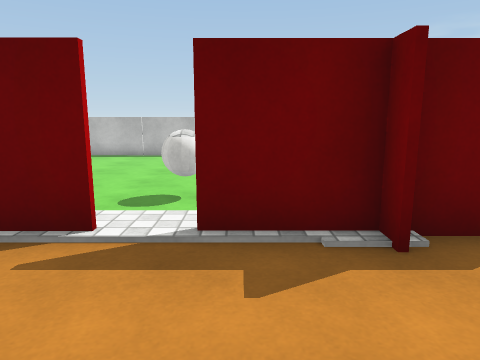
[1] (above)

22 first-person views from a walk through a Unity game level. The camera is 1.2 m above the floor, tilts 10° down and sees 70° across. Doors are open. The floor is counted in squares, 1 m on a side. Each view is taken from the middle of a square. On the plan, view 1 faces up. The plan holds only what a view shows up to about 14 squares ahead; the rest is blank. The place goes on beyond the plan. The player is left out. Surface patterns are stand-ins for the level's own textures.

[2]
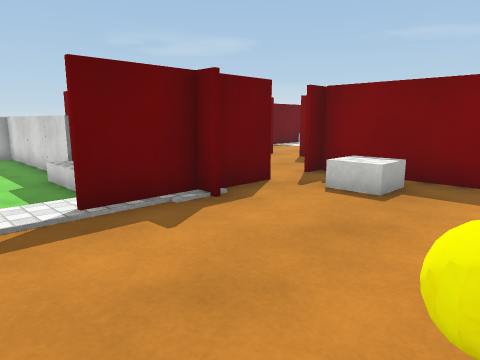

[3]
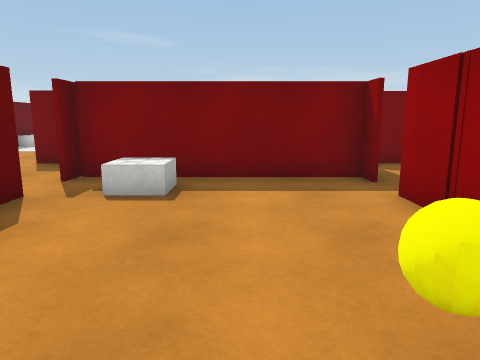

[4]
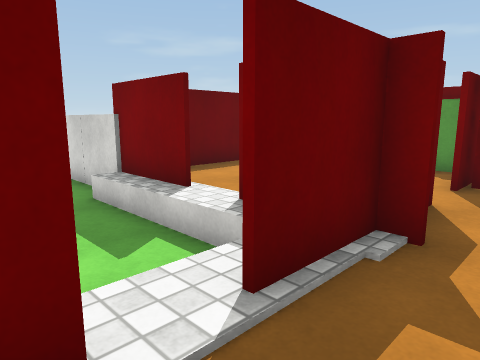

[5]
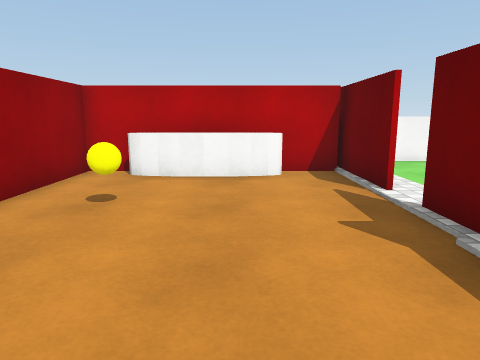

[6]
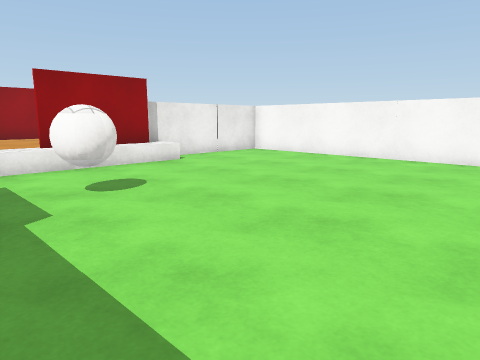

[7]
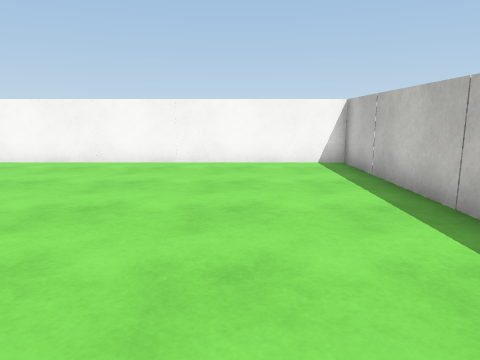

[8]
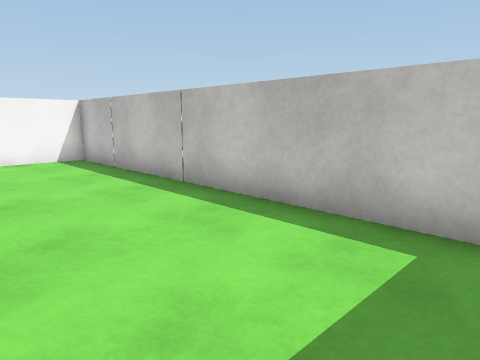

[9]
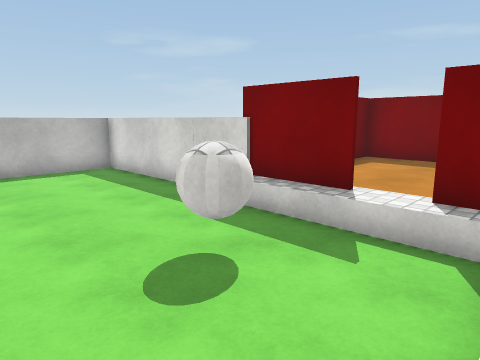

[10]
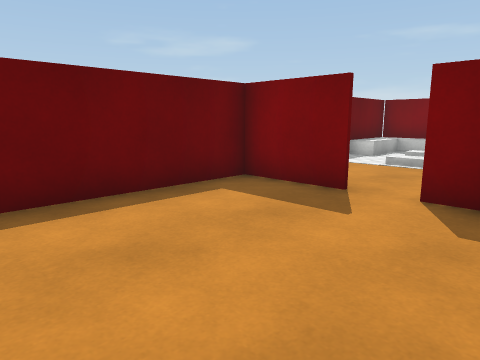

[11]
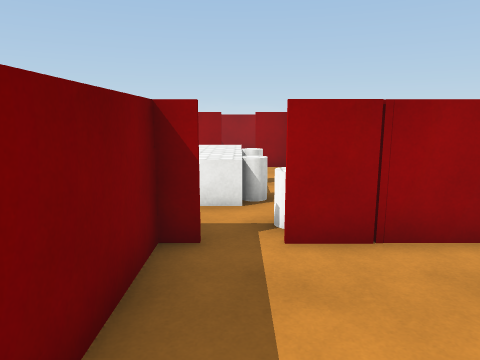

[12]
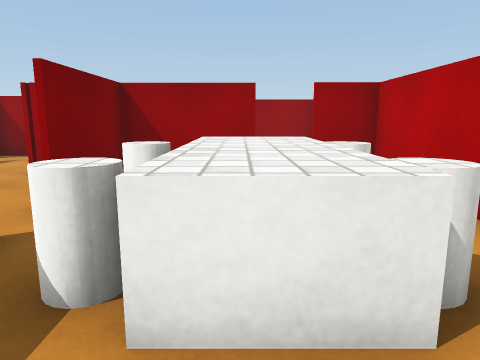

[13]
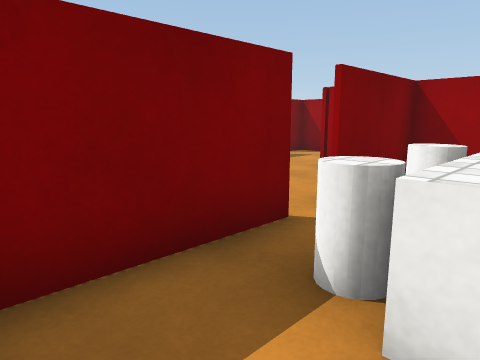

[14]
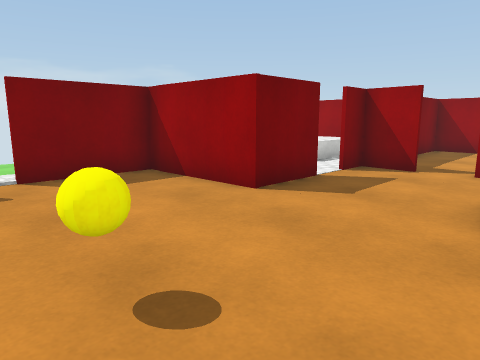

[15]
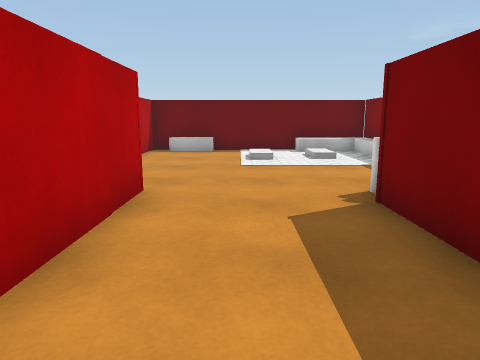

[16]
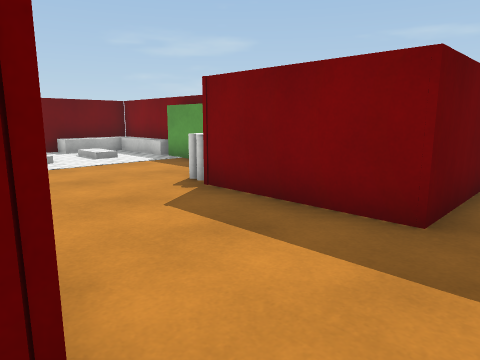

[17]
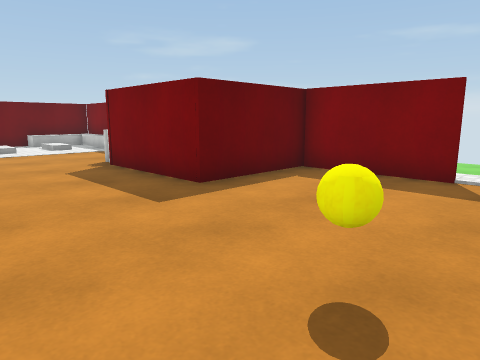

[18]
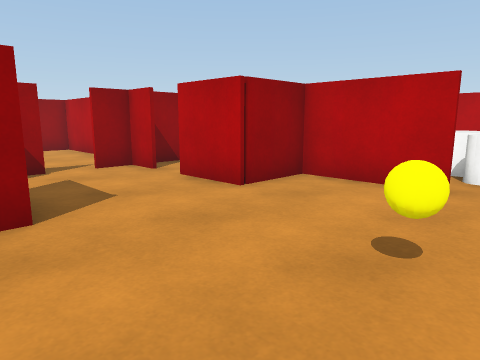

[19]
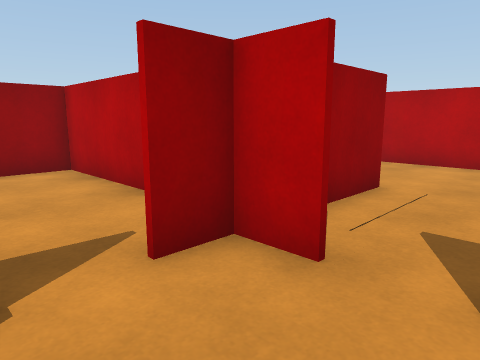

[20]
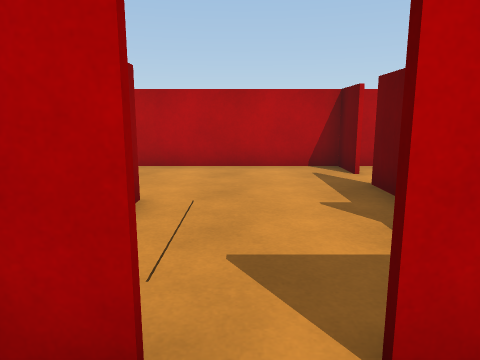

[21]
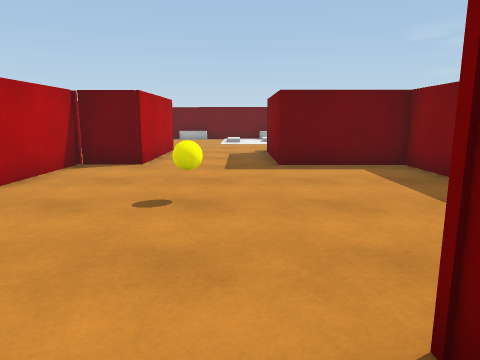

[22]
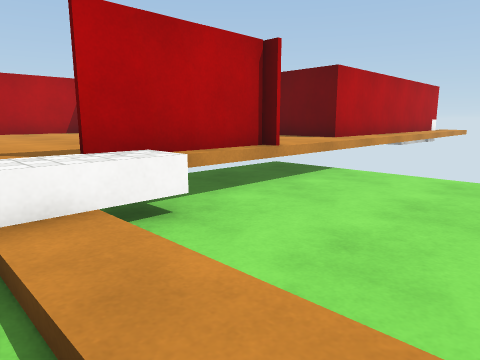

### Floor plan
Key: @ floor where view 1 was taken; # wall or solid block; . main floor; : floor 0.5 m higher than the main floor; - floor 0.5 m lower than the main floor; _ floor 0.75 m lower than the main floor; / step, stairs or slope; D open door; = window, fence, low wall or low ledge; ^ raised ledge; O other object.
Columns run from 10 left of view 1 to 21 right of it. Each row starts with its distance up from view 1.
 16 #############
 15 #-----------#
 14 #-----------#
 13 #-----------#
 12 #-----------#
 11 #-----------#
 10 #-----------#    ##O#######
  9 #----------#######......OO#
  8 #--------O-#.....#........#
  7 #--------O-#.....#..../...#
  6 #----------DD....DD.......#
  5 #----------# ....#........#
  4 #----/...D.#. D..##.......#
  3 #########D####D### .......#
  2       #......./#   #....OO#
  1       #......./#   #...##O#=
  0       ^^..@....#   #...# ..=
 -1       #..O.....#   #...#  .=___
 -2       #.......D#####...#  .=___
 -3       #######OD...##...#####___
 -4              .....#........#___
 -5              .O^O.#.......##____
 -6              .O^..#.......#.____
 -7             #.O^ODD..O....DD----
 -8             #.O^..#.......#.____
 -9             #.    #.......##
-10             ##D   ##...#####
-11             #..####=...#
-12             #......=...#
-13             #.......D..D
-14             #......#.D.#.
-15             #...#####D##.:
-16             #.     #...
-17             ###    #...
-18                    #...
-19                    #...#  ##
-20                    #...#
-21                    #####

Where each view was taken, in squares from view 1:
view 1: 0 up, 0 right, facing up
view 2: 1 down, 2 left, facing up-right
view 3: 0 up, 2 left, facing right
view 4: 2 up, 2 left, facing up-right
view 5: 1 up, 4 right, facing left
view 6: 13 up, 1 right, facing down-left
view 7: 13 up, 0 right, facing left
view 8: 12 up, 1 right, facing up-left
view 9: 4 up, 4 left, facing up-right
view 10: 4 up, 2 right, facing up-right
view 11: 2 up, 4 right, facing down
view 12: 3 down, 5 right, facing down
view 13: 3 down, 5 right, facing down-right
view 14: 6 down, 9 right, facing down-right
view 15: 4 down, 11 right, facing up
view 16: 4 down, 9 right, facing up-right
view 17: 8 down, 9 right, facing up-right
view 18: 6 down, 14 right, facing down-left
view 19: 12 down, 12 right, facing down-left
view 20: 13 down, 11 right, facing left
view 21: 12 down, 12 right, facing up
view 22: 8 down, 21 right, facing up-left
